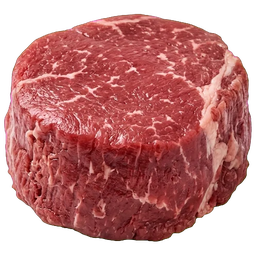
#> input picture assets/ui/item_beef.png, 256 x 256 px
$ python build_item_icon.py ../assets/ui/item_beef.png ../assets/ui/item_beef.png
#> lines starting #> are read from the running program, lines starting #| are printed output that depends on the picture; after the words box and inside, x2 and y2 are one past the last pixel; in counts of white or black regions, pixels touching at a corner belong together
#!/usr/bin/env python3
"""An inventory icon from a photograph of the thing on a green screen.

    python3 tools/build_item_icon.py photo.png assets/ui/item_beef.png

The green is keyed out (and its spill taken off the rim), the biggest thing left
is kept, cropped, squared off and brought to 256 pixels, with its colour bled out
under the clear pixels so no green shows at the edge when it is drawn small.
"""
import sys

import numpy as np
from PIL import Image
from scipy import ndimage


def main(src, dst):
#> called with src = '../assets/ui/item_beef.png', dst = '../assets/ui/item_beef.png'
    im = np.asarray(Image.open(src).convert("RGB")).astype(np.float32)
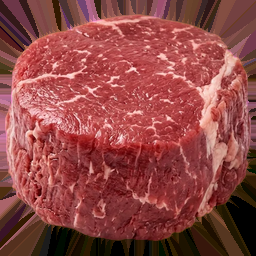
#> im: shape (256, 256, 3) float32; mean R, G, B 143.2, 70.5, 68.1
    r, g, b = im[..., 0], im[..., 1], im[..., 2]
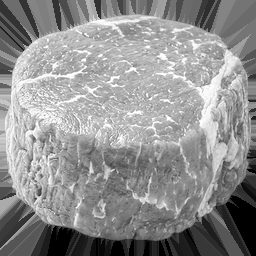
#> r: shape (256, 256) float32; min 0, max 255, mean 143.2
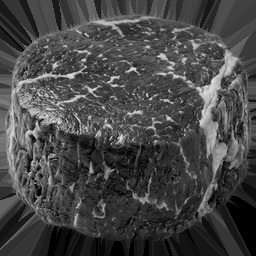
#> g: shape (256, 256) float32; min 0, max 235, mean 70.5
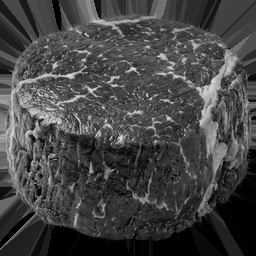
#> b: shape (256, 256) float32; min 0, max 232, mean 68.1
    alpha = 1.0 - np.clip((g - np.maximum(r, b) - 14.0) / 60.0, 0, 1)
    lab, n = ndimage.label(alpha > 0.5)
#> lab: shape (256, 256) int32; every value is 1
#> n = 1
    sizes = ndimage.sum(alpha > 0.5, lab, range(1, n + 1))
#> sizes = [65536]
    alpha = alpha * ndimage.binary_dilation(lab == 1 + int(np.argmax(sizes)), iterations=2)
    rim = ndimage.binary_dilation(alpha < 0.98, iterations=3)
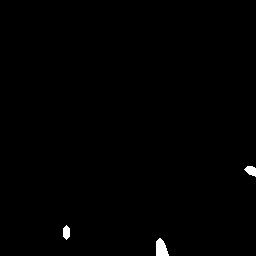
#> rim: shape (256, 256) bool; 0.52% white; 3 white regions, box (x1, y1, x2, y2) and area: (156, 238, 169, 256) 171, (244, 166, 256, 177) 88, (63, 225, 70, 240) 81
    g = np.where(rim, np.minimum(g, np.maximum(r, b) * 0.6), g)
    out = np.dstack([r, g, b, alpha * 255]).clip(0, 255).astype(np.uint8)
    ys, xs = np.nonzero(alpha > 0.2)
    cut = Image.fromarray(out[ys.min():ys.max() + 1, xs.min():xs.max() + 1], "RGBA")
    side = max(cut.size) + 16
#> side = 272
    square = Image.new("RGBA", (side, side), (0, 0, 0, 0))
#> square: PIL image 272x272 RGBA; every value is 0
    square.alpha_composite(cut, ((side - cut.width) // 2, (side - cut.height) // 2))
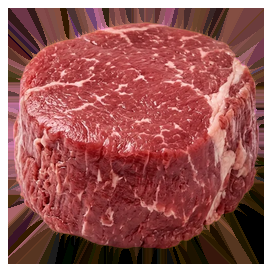
#> square: PIL image 272x272 RGBA; mean R, G, B, A 126.8, 62.4, 60.3, 225.9; transparent parts drawn white
    a = np.asarray(square.resize((256, 256), Image.LANCZOS)).copy()
    idx = ndimage.distance_transform_edt(a[..., 3] <= 8, return_distances=False, return_indices=True)
    a[..., :3] = a[..., :3][idx[0], idx[1]]
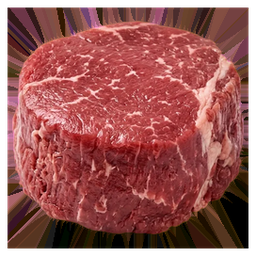
#> a: shape (256, 256, 4); mean R, G, B, A 136.4, 68, 65.5, 225.8; transparent parts drawn white
    Image.fromarray(a, "RGBA").save(dst)
    print("icon ->", dst)


if __name__ == "__main__":
    main(sys.argv[1], sys.argv[2])

$ run again, with assets/ui/flashlight_cookie.png copied over assets/ui/item_beef.png
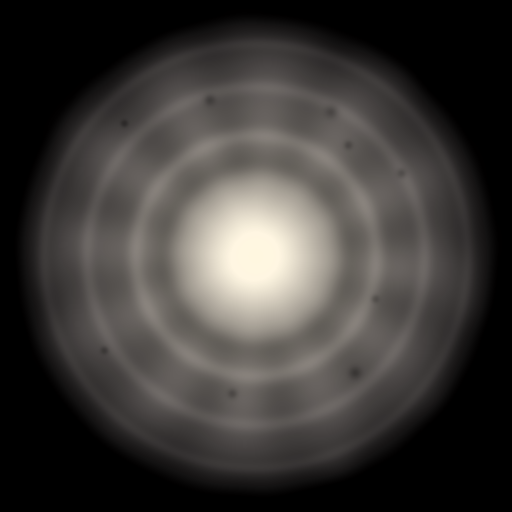
#> input picture assets/ui/flashlight_cookie.png, 512 x 512 px
#> in main, `r, g, b = im[..., 0], im[..., 1], im[..., 2]`:
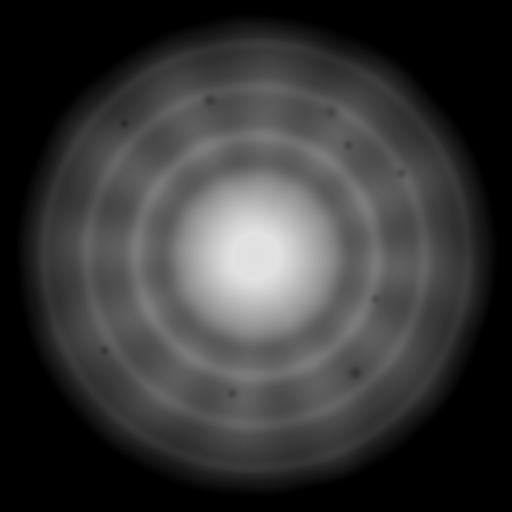
#> b: shape (512, 512) float32; min 0, max 226, mean 55.5
#> alpha: shape (512, 512) float32; every value is 1
#> lab: shape (512, 512) int32; every value is 1
#> n = 1
#> sizes = [262144]
#> rim: shape (512, 512) bool; every value is 0
#> in main, `square.alpha_composite(cut, ((side - cut.width) // 2, (side - cut.heig..`:
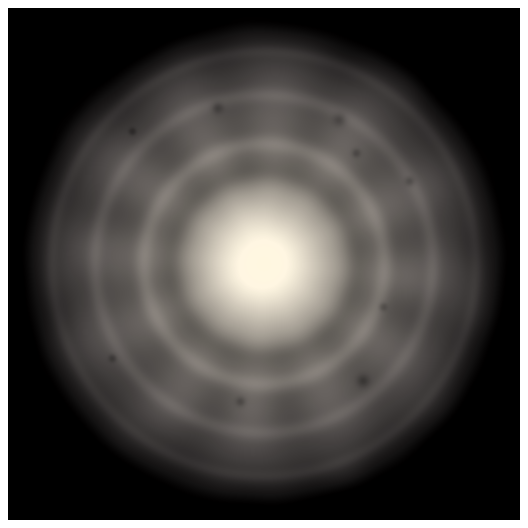
#> square: PIL image 528x528 RGBA; mean R, G, B, A 57.1, 54.4, 52.2, 239.8; transparent parts drawn white
